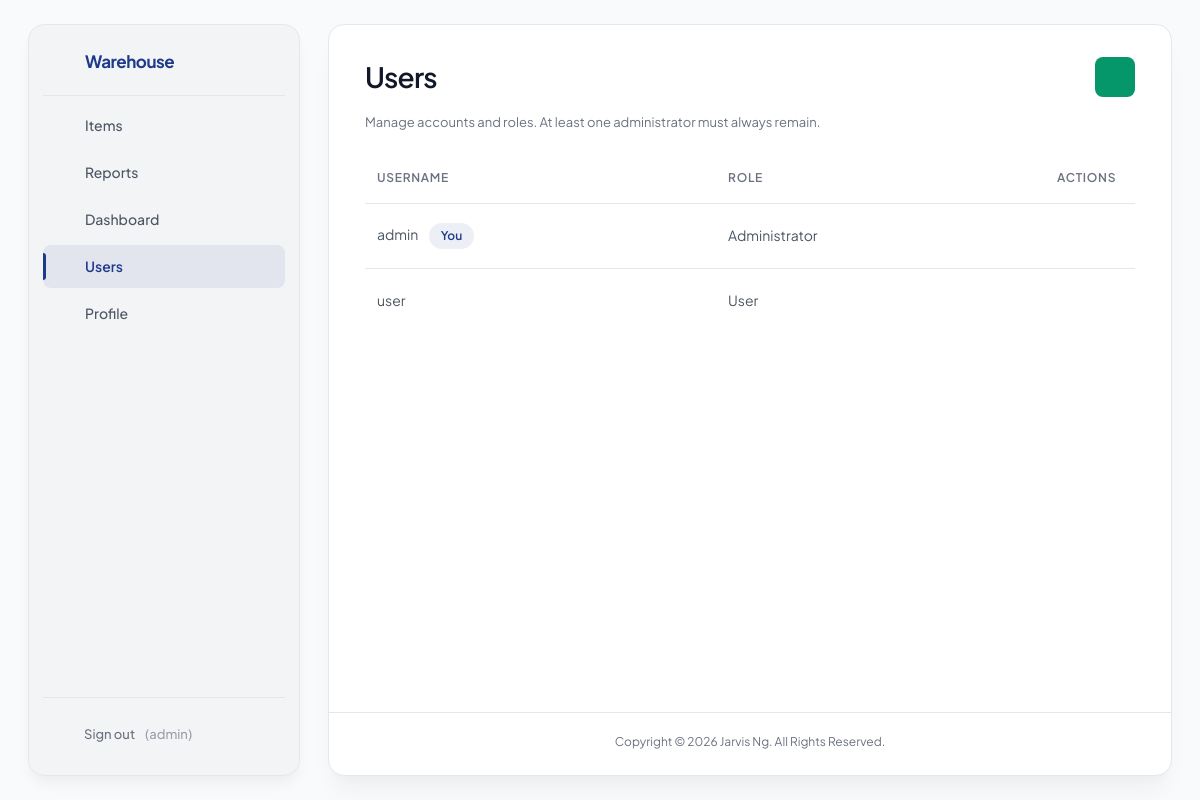
The page /public/index.php?page=users (signed in) on the database its author committed.
### tables this page shows
CREATE TABLE `users` (
  `id` int NOT NULL AUTO_INCREMENT,
  `username` varchar(50) NOT NULL,
  `password_hash` varchar(255) NOT NULL,
  `role` enum('admin','user') NOT NULL,
  PRIMARY KEY (`id`),
  UNIQUE KEY `username` (`username`)
);

### config.php (called while the page is built)
<?php
return [
    'db' => [
        'host' => 'localhost',
        'name' => 'warehouse_db',
        'user' => 'root',
        'pass' => '',
        'charset' => 'utf8mb4',
    ],
    'base_url' => '/warehouse/public',
];

### db/connection.php (called while the page is built, shortened)
<?php
require_once __DIR__ . '/../lib/utils.php';
function get_db(): PDO {
    static $pdo = null;
    $config = require dirname(__DIR__) . '/config.php';
    $db = $config['db'];
    $dsn = "mysql:host={$db['host']};dbname={$db['name']};charset={$db['charset']}";
    $options = [
        PDO::ATTR_ERRMODE => PDO::ERRMODE_EXCEPTION,
        PDO::ATTR_DEFAULT_FETCH_MODE => PDO::FETCH_ASSOC,
        PDO::ATTR_EMULATE_PREPARES => false,
    ];
    try {
        $pdo = new PDO($dsn, $db['user'], $db['pass'], $options);
    } catch (PDOException $e) {
        if ($e->getCode() == 1049) {
            if (php_sapi_name() !== 'cli') {
                http_response_code(500);
                header('Content-Type: text/html; charset=utf-8');
                die("
                <!DOCTYPE html>
                <html lang='en'>
                <head>
                    <meta charset='UTF-8'>
                    <title>Database not initialized</title>
                    <style>
                        body { font-family: Arial, sans-serif; max-width: 600px; margin: 50px auto; padding: 20px; }
                        .error { background: #fee; border: 2px solid #f00; padding: 20px; border-radius: 5px; }
                        .site-footer { margin-top: 24px; text-align: center; color: #6b7280; font-size: 13px; }
                    </style>
                </head>
                <body>
                    <div class='error'>
                        <h2>Database not initialized</h2>
                        <p>Database <strong>{$db['name']}</strong> does not exist.</p>
                        <p>Create the database in phpMyAdmin, then import <strong>db/rebuild_full_en.sql</strong> to set up tables and demo data.</p>
                    </div>
                    " . copyright_footer_html() . "
                </body>
                </html>
                ");
            } else {
                die("Error: database {$db['name']} does not exist. Import db/rebuild_full_en.sql via phpMyAdmin.\n");
            }
        }
        throw $e;
    }
    return $pdo;
}

### lib/utils.php (called while the page is built, shortened)
<?php
require_once __DIR__ . '/icons.php';
function app_config(): array {
    static $config = null;
    if ($config === null) {
        $config = require dirname(__DIR__) . '/config.php';
    }
    return $config;
}
function base_url(string $path = ''): string {
    $cfg = app_config();
    $base = rtrim($cfg['base_url'] ?? '', '/');
    $path = '/' . ltrim($path, '/');
    return $base . $path;
}
function e(?string $str): string {
    return htmlspecialchars((string)$str, ENT_QUOTES | ENT_SUBSTITUTE, 'UTF-8');
}

### lib/auth.php (called while the page is built, shortened)
<?php
require_once dirname(__DIR__) . '/db/connection.php';
require_once __DIR__ . '/utils.php';
function auth_user(): ?array {
    return $_SESSION['user'] ?? null;
}
function auth_is_admin(): bool {
    $u = auth_user();
    return $u && $u['role'] === 'admin';
}

### routes/users.php (the view, shortened to what this page needs)
<?php
require_once dirname(__DIR__) . '/db/connection.php';
require_once dirname(__DIR__) . '/lib/utils.php';
require_once dirname(__DIR__) . '/lib/auth.php';
$pdo = get_db();
$me = auth_user();
    ?>
<?php
$users = $pdo->query('SELECT id, username, role FROM users ORDER BY username ASC')->fetchAll();
?>
<div class="row row-toolbar">
    <h2>Users</h2>
    <a class="btn icon-btn btn-add" href="<?= e(base_url('/index.php?page=users&action=add')) ?>" aria-label="Add user" title="Add user"><?= icon('plus') ?></a>
</div>
<p class="muted page-intro">Manage accounts and roles. At least one administrator must always remain.</p>
<?php if (!$users): ?>
    <?= empty_state_html('No users found', 'Add a user account to get started.', 'users') ?>
<?php else: ?>
<table class="data-table">
    <thead>
    <tr>
        <th>Username</th>
        <th>Role</th>
        <th>Actions</th>
    </tr>
    </thead>
    <tbody>
    <?php foreach ($users as $u): ?>
        <tr>
            <td>
                <?= e($u['username']) ?>
                <?php if ((int)$u['id'] === (int)$me['id']): ?>
                    <span class="badge you">You</span>
                <?php endif; ?>
            </td>
            <td><?= e($u['role'] === 'admin' ? 'Administrator' : 'User') ?></td>
            <td class="actions">
                <div class="action-btns">
                    <a class="btn icon-btn secondary sm" href="<?= e(base_url('/index.php?page=users&action=edit&id=' . (int)$u['id'])) ?>" aria-label="Edit" title="Edit"><?= icon('pencil') ?></a>
                    <a class="btn icon-btn danger sm" href="<?= e(base_url('/index.php?page=users&action=delete&id=' . (int)$u['id'])) ?>" aria-label="Delete" title="Delete"><?= icon('trash') ?></a>
                </div>
            </td>
        </tr>
    <?php endforeach; ?>
    </tbody>
</table>
<?php endif; ?>

### lib/icons.php (shortened to what this page needs)
<?php
function icon(string $name): string {
    $body = $inner[$name] ?? $inner['plus'];
    return '<svg xmlns="http://www.w3.org/2000/svg" class="ico" width="16" height="16" fill="none" stroke="currentColor" stroke-width="1.5" stroke-linecap="round" stroke-linejoin="round" viewBox="0 0 24 24" focusable="false" aria-hidden="true">' . $body . '</svg>';
}

### templates/nav.php
<?php
require_once dirname(__DIR__) . '/lib/auth.php';
$user = auth_user();
?>
<nav class="nav">
	<ul>
		<?php if ($user): ?>
			<?php $activePage = $activePage ?? ''; ?>
			<li><a class="<?= $activePage==='items'?'active':'' ?>" href="<?= e(base_url('/index.php?page=items')) ?>"><?= icon('package') ?> Items</a></li>
			<li><a class="<?= $activePage==='reports'?'active':'' ?>" href="<?= e(base_url('/index.php?page=reports')) ?>"><?= icon('bar-chart') ?> Reports</a></li>
			<?php if (auth_is_admin()): ?>
				<li><a class="<?= $activePage==='dashboard'?'active':'' ?>" href="<?= e(base_url('/index.php?page=dashboard')) ?>"><?= icon('layout-dashboard') ?> Dashboard</a></li>
				<li><a class="<?= $activePage==='users'?'active':'' ?>" href="<?= e(base_url('/index.php?page=users')) ?>"><?= icon('users') ?> Users</a></li>
			<?php endif; ?>
			<li><a class="<?= $activePage==='profile'?'active':'' ?>" href="<?= e(base_url('/index.php?page=profile')) ?>"><?= icon('user') ?> Profile</a></li>
		<?php else: ?>
			<li><a href="<?= e(base_url('/login.php')) ?>"><?= icon('login') ?> Sign in</a></li>
		<?php endif; ?>
	</ul>
	<?php if ($user): ?>
		<div class="nav-footer">
			<a href="<?= e(base_url('/logout.php')) ?>"><?= icon('log-out') ?> Sign out <span class="muted">(<?= e($user['username']) ?>)</span></a>
		</div>
	<?php endif; ?>
</nav>

### rows shown on the page
users: username "admin", shows "You", role "Administrator"
users: username "user", role "User"

### other values the page prints
copyright_notice() "Copyright © 2026 Jarvis Ng. All Rights Reserved."
